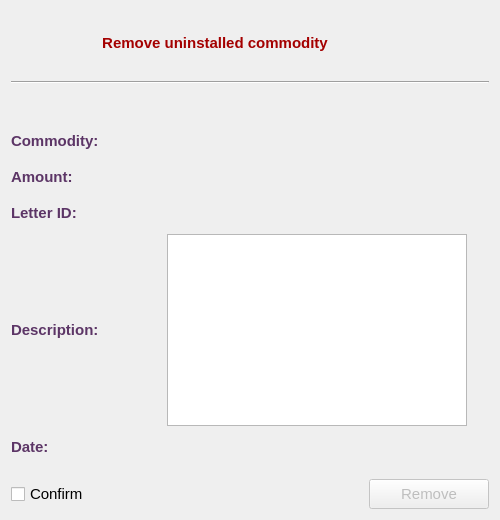
<?xml version="1.0" encoding="UTF-8"?>
<ui version="4.0">
 <class>UninstalledRemoveDialog</class>
 <widget class="QDialog" name="UninstalledRemoveDialog">
  <property name="geometry">
   <rect>
    <x>0</x>
    <y>0</y>
    <width>500</width>
    <height>520</height>
   </rect>
  </property>
  <property name="minimumSize">
   <size>
    <width>500</width>
    <height>520</height>
   </size>
  </property>
  <property name="maximumSize">
   <size>
    <width>500</width>
    <height>520</height>
   </size>
  </property>
  <property name="font">
   <font>
    <family>Tahoma</family>
    <pointsize>11</pointsize>
   </font>
  </property>
  <property name="windowTitle">
   <string>Uninstalled Commodity Remove</string>
  </property>
  <property name="windowIcon">
   <iconset resource="../../../../image.qrc">
    <normaloff>:/Image/removeDslam.png</normaloff>:/Image/removeDslam.png</iconset>
  </property>
  <layout class="QVBoxLayout" name="verticalLayout">
   <item>
    <layout class="QHBoxLayout" name="horizontalLayout_7">
     <item>
      <widget class="QLabel" name="label">
       <property name="minimumSize">
        <size>
         <width>300</width>
         <height>40</height>
        </size>
       </property>
       <property name="maximumSize">
        <size>
         <width>16777215</width>
         <height>40</height>
        </size>
       </property>
       <property name="font">
        <font>
         <family>Tahoma</family>
         <pointsize>11</pointsize>
         <weight>75</weight>
         <bold>true</bold>
        </font>
       </property>
       <property name="styleSheet">
        <string notr="true">color: rgb(164, 0, 0);</string>
       </property>
       <property name="text">
        <string>Remove uninstalled commodity</string>
       </property>
       <property name="alignment">
        <set>Qt::AlignCenter</set>
       </property>
      </widget>
     </item>
     <item>
      <widget class="QLabel" name="label_7">
       <property name="minimumSize">
        <size>
         <width>64</width>
         <height>64</height>
        </size>
       </property>
       <property name="maximumSize">
        <size>
         <width>64</width>
         <height>64</height>
        </size>
       </property>
       <property name="text">
        <string/>
       </property>
       <property name="pixmap">
        <pixmap resource="../../../../image.qrc">:/Image/removeDslam.png</pixmap>
       </property>
      </widget>
     </item>
    </layout>
   </item>
   <item>
    <widget class="Line" name="line">
     <property name="orientation">
      <enum>Qt::Horizontal</enum>
     </property>
    </widget>
   </item>
   <item>
    <widget class="QLabel" name="exchLbl">
     <property name="minimumSize">
      <size>
       <width>300</width>
       <height>30</height>
      </size>
     </property>
     <property name="maximumSize">
      <size>
       <width>16777215</width>
       <height>30</height>
      </size>
     </property>
     <property name="font">
      <font>
       <family>Tahoma</family>
       <pointsize>11</pointsize>
       <weight>75</weight>
       <bold>true</bold>
      </font>
     </property>
     <property name="styleSheet">
      <string notr="true">color: rgb(206, 92, 0);</string>
     </property>
     <property name="text">
      <string/>
     </property>
     <property name="alignment">
      <set>Qt::AlignCenter</set>
     </property>
    </widget>
   </item>
   <item>
    <layout class="QHBoxLayout" name="horizontalLayout">
     <item>
      <widget class="QLabel" name="label_2">
       <property name="minimumSize">
        <size>
         <width>150</width>
         <height>30</height>
        </size>
       </property>
       <property name="maximumSize">
        <size>
         <width>16777215</width>
         <height>30</height>
        </size>
       </property>
       <property name="font">
        <font>
         <family>Tahoma</family>
         <pointsize>11</pointsize>
         <weight>75</weight>
         <bold>true</bold>
        </font>
       </property>
       <property name="styleSheet">
        <string notr="true">color: rgb(92, 53, 102);</string>
       </property>
       <property name="text">
        <string>Commodity:</string>
       </property>
      </widget>
     </item>
     <item>
      <widget class="QLabel" name="commLbl">
       <property name="minimumSize">
        <size>
         <width>300</width>
         <height>30</height>
        </size>
       </property>
       <property name="maximumSize">
        <size>
         <width>16777215</width>
         <height>30</height>
        </size>
       </property>
       <property name="font">
        <font>
         <family>Tahoma</family>
         <pointsize>11</pointsize>
         <weight>75</weight>
         <bold>true</bold>
        </font>
       </property>
       <property name="styleSheet">
        <string notr="true">color: rgb(92, 53, 102);</string>
       </property>
       <property name="text">
        <string/>
       </property>
      </widget>
     </item>
     <item>
      <spacer name="horizontalSpacer">
       <property name="orientation">
        <enum>Qt::Horizontal</enum>
       </property>
       <property name="sizeHint" stdset="0">
        <size>
         <width>40</width>
         <height>20</height>
        </size>
       </property>
      </spacer>
     </item>
    </layout>
   </item>
   <item>
    <layout class="QHBoxLayout" name="horizontalLayout_2">
     <item>
      <widget class="QLabel" name="label_3">
       <property name="minimumSize">
        <size>
         <width>150</width>
         <height>30</height>
        </size>
       </property>
       <property name="maximumSize">
        <size>
         <width>16777215</width>
         <height>30</height>
        </size>
       </property>
       <property name="font">
        <font>
         <family>Tahoma</family>
         <pointsize>11</pointsize>
         <weight>75</weight>
         <bold>true</bold>
        </font>
       </property>
       <property name="styleSheet">
        <string notr="true">color: rgb(92, 53, 102);</string>
       </property>
       <property name="text">
        <string>Amount:</string>
       </property>
      </widget>
     </item>
     <item>
      <widget class="QLabel" name="amountLbl">
       <property name="minimumSize">
        <size>
         <width>300</width>
         <height>30</height>
        </size>
       </property>
       <property name="maximumSize">
        <size>
         <width>16777215</width>
         <height>30</height>
        </size>
       </property>
       <property name="font">
        <font>
         <family>Tahoma</family>
         <pointsize>11</pointsize>
         <weight>75</weight>
         <bold>true</bold>
        </font>
       </property>
       <property name="styleSheet">
        <string notr="true">color: rgb(92, 53, 102);</string>
       </property>
       <property name="text">
        <string/>
       </property>
      </widget>
     </item>
     <item>
      <spacer name="horizontalSpacer_2">
       <property name="orientation">
        <enum>Qt::Horizontal</enum>
       </property>
       <property name="sizeHint" stdset="0">
        <size>
         <width>40</width>
         <height>20</height>
        </size>
       </property>
      </spacer>
     </item>
    </layout>
   </item>
   <item>
    <layout class="QHBoxLayout" name="horizontalLayout_3">
     <item>
      <widget class="QLabel" name="label_4">
       <property name="minimumSize">
        <size>
         <width>150</width>
         <height>30</height>
        </size>
       </property>
       <property name="maximumSize">
        <size>
         <width>16777215</width>
         <height>30</height>
        </size>
       </property>
       <property name="font">
        <font>
         <family>Tahoma</family>
         <pointsize>11</pointsize>
         <weight>75</weight>
         <bold>true</bold>
        </font>
       </property>
       <property name="styleSheet">
        <string notr="true">color: rgb(92, 53, 102);</string>
       </property>
       <property name="text">
        <string>Letter ID:</string>
       </property>
      </widget>
     </item>
     <item>
      <widget class="QLabel" name="letterLbl">
       <property name="minimumSize">
        <size>
         <width>300</width>
         <height>30</height>
        </size>
       </property>
       <property name="maximumSize">
        <size>
         <width>16777215</width>
         <height>30</height>
        </size>
       </property>
       <property name="font">
        <font>
         <family>Tahoma</family>
         <pointsize>11</pointsize>
         <weight>75</weight>
         <bold>true</bold>
        </font>
       </property>
       <property name="styleSheet">
        <string notr="true">color: rgb(92, 53, 102);</string>
       </property>
       <property name="text">
        <string/>
       </property>
      </widget>
     </item>
     <item>
      <spacer name="horizontalSpacer_3">
       <property name="orientation">
        <enum>Qt::Horizontal</enum>
       </property>
       <property name="sizeHint" stdset="0">
        <size>
         <width>40</width>
         <height>20</height>
        </size>
       </property>
      </spacer>
     </item>
    </layout>
   </item>
   <item>
    <layout class="QHBoxLayout" name="horizontalLayout_5">
     <item>
      <widget class="QLabel" name="label_6">
       <property name="minimumSize">
        <size>
         <width>150</width>
         <height>30</height>
        </size>
       </property>
       <property name="maximumSize">
        <size>
         <width>16777215</width>
         <height>30</height>
        </size>
       </property>
       <property name="font">
        <font>
         <family>Tahoma</family>
         <pointsize>11</pointsize>
         <weight>75</weight>
         <bold>true</bold>
        </font>
       </property>
       <property name="styleSheet">
        <string notr="true">color: rgb(92, 53, 102);</string>
       </property>
       <property name="text">
        <string>Description:</string>
       </property>
      </widget>
     </item>
     <item>
      <widget class="QTextEdit" name="descTE">
       <property name="minimumSize">
        <size>
         <width>300</width>
         <height>50</height>
        </size>
       </property>
       <property name="font">
        <font>
         <family>Tahoma</family>
         <pointsize>11</pointsize>
         <weight>75</weight>
         <bold>true</bold>
        </font>
       </property>
       <property name="styleSheet">
        <string notr="true">color: rgb(92, 53, 102);</string>
       </property>
       <property name="readOnly">
        <bool>true</bool>
       </property>
      </widget>
     </item>
     <item>
      <spacer name="horizontalSpacer_5">
       <property name="orientation">
        <enum>Qt::Horizontal</enum>
       </property>
       <property name="sizeHint" stdset="0">
        <size>
         <width>40</width>
         <height>20</height>
        </size>
       </property>
      </spacer>
     </item>
    </layout>
   </item>
   <item>
    <layout class="QHBoxLayout" name="horizontalLayout_8">
     <item>
      <widget class="QLabel" name="label_12">
       <property name="minimumSize">
        <size>
         <width>150</width>
         <height>30</height>
        </size>
       </property>
       <property name="maximumSize">
        <size>
         <width>16777215</width>
         <height>30</height>
        </size>
       </property>
       <property name="font">
        <font>
         <family>Tahoma</family>
         <pointsize>11</pointsize>
         <weight>75</weight>
         <bold>true</bold>
        </font>
       </property>
       <property name="styleSheet">
        <string notr="true">color: rgb(92, 53, 102);</string>
       </property>
       <property name="text">
        <string>Date:</string>
       </property>
      </widget>
     </item>
     <item>
      <widget class="QLabel" name="tsLbl">
       <property name="minimumSize">
        <size>
         <width>300</width>
         <height>30</height>
        </size>
       </property>
       <property name="maximumSize">
        <size>
         <width>16777215</width>
         <height>30</height>
        </size>
       </property>
       <property name="font">
        <font>
         <family>Tahoma</family>
         <pointsize>11</pointsize>
         <weight>75</weight>
         <bold>true</bold>
        </font>
       </property>
       <property name="styleSheet">
        <string notr="true">color: rgb(92, 53, 102);</string>
       </property>
       <property name="text">
        <string/>
       </property>
      </widget>
     </item>
     <item>
      <spacer name="horizontalSpacer_7">
       <property name="orientation">
        <enum>Qt::Horizontal</enum>
       </property>
       <property name="sizeHint" stdset="0">
        <size>
         <width>40</width>
         <height>20</height>
        </size>
       </property>
      </spacer>
     </item>
    </layout>
   </item>
   <item>
    <spacer name="verticalSpacer">
     <property name="orientation">
      <enum>Qt::Vertical</enum>
     </property>
     <property name="sizeHint" stdset="0">
      <size>
       <width>20</width>
       <height>8</height>
      </size>
     </property>
    </spacer>
   </item>
   <item>
    <layout class="QHBoxLayout" name="horizontalLayout_6">
     <item>
      <widget class="QCheckBox" name="confirmChb">
       <property name="font">
        <font>
         <family>Tahoma</family>
         <pointsize>11</pointsize>
         <weight>50</weight>
         <bold>false</bold>
        </font>
       </property>
       <property name="text">
        <string>Confirm</string>
       </property>
      </widget>
     </item>
     <item>
      <spacer name="horizontalSpacer_6">
       <property name="orientation">
        <enum>Qt::Horizontal</enum>
       </property>
       <property name="sizeHint" stdset="0">
        <size>
         <width>40</width>
         <height>20</height>
        </size>
       </property>
      </spacer>
     </item>
     <item>
      <widget class="QPushButton" name="okBtn">
       <property name="enabled">
        <bool>false</bool>
       </property>
       <property name="minimumSize">
        <size>
         <width>120</width>
         <height>30</height>
        </size>
       </property>
       <property name="maximumSize">
        <size>
         <width>16777215</width>
         <height>30</height>
        </size>
       </property>
       <property name="font">
        <font>
         <family>Tahoma</family>
         <pointsize>11</pointsize>
         <weight>50</weight>
         <bold>false</bold>
        </font>
       </property>
       <property name="text">
        <string>Remove</string>
       </property>
       <property name="icon">
        <iconset resource="../../../../image.qrc">
         <normaloff>:/Image/remove.png</normaloff>:/Image/remove.png</iconset>
       </property>
      </widget>
     </item>
    </layout>
   </item>
  </layout>
 </widget>
 <resources>
  <include location="../../../../image.qrc"/>
 </resources>
 <connections/>
</ui>
